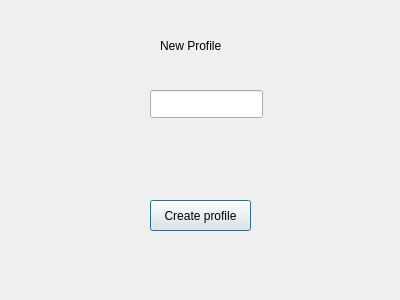
<?xml version="1.0" encoding="UTF-8"?>
<ui version="4.0">
 <class>NewProfile</class>
 <widget class="QDialog" name="NewProfile">
  <property name="geometry">
   <rect>
    <x>0</x>
    <y>0</y>
    <width>400</width>
    <height>300</height>
   </rect>
  </property>
  <property name="windowTitle">
   <string>Dialog</string>
  </property>
  <widget class="QLabel" name="title">
   <property name="geometry">
    <rect>
     <x>160</x>
     <y>30</y>
     <width>91</width>
     <height>31</height>
    </rect>
   </property>
   <property name="text">
    <string>New Profile</string>
   </property>
  </widget>
  <widget class="QLineEdit" name="input_profile">
   <property name="geometry">
    <rect>
     <x>150</x>
     <y>90</y>
     <width>113</width>
     <height>28</height>
    </rect>
   </property>
  </widget>
  <widget class="QPushButton" name="createProfile">
   <property name="geometry">
    <rect>
     <x>150</x>
     <y>200</y>
     <width>101</width>
     <height>31</height>
    </rect>
   </property>
   <property name="text">
    <string>Create profile</string>
   </property>
  </widget>
 </widget>
 <resources/>
 <connections/>
</ui>
